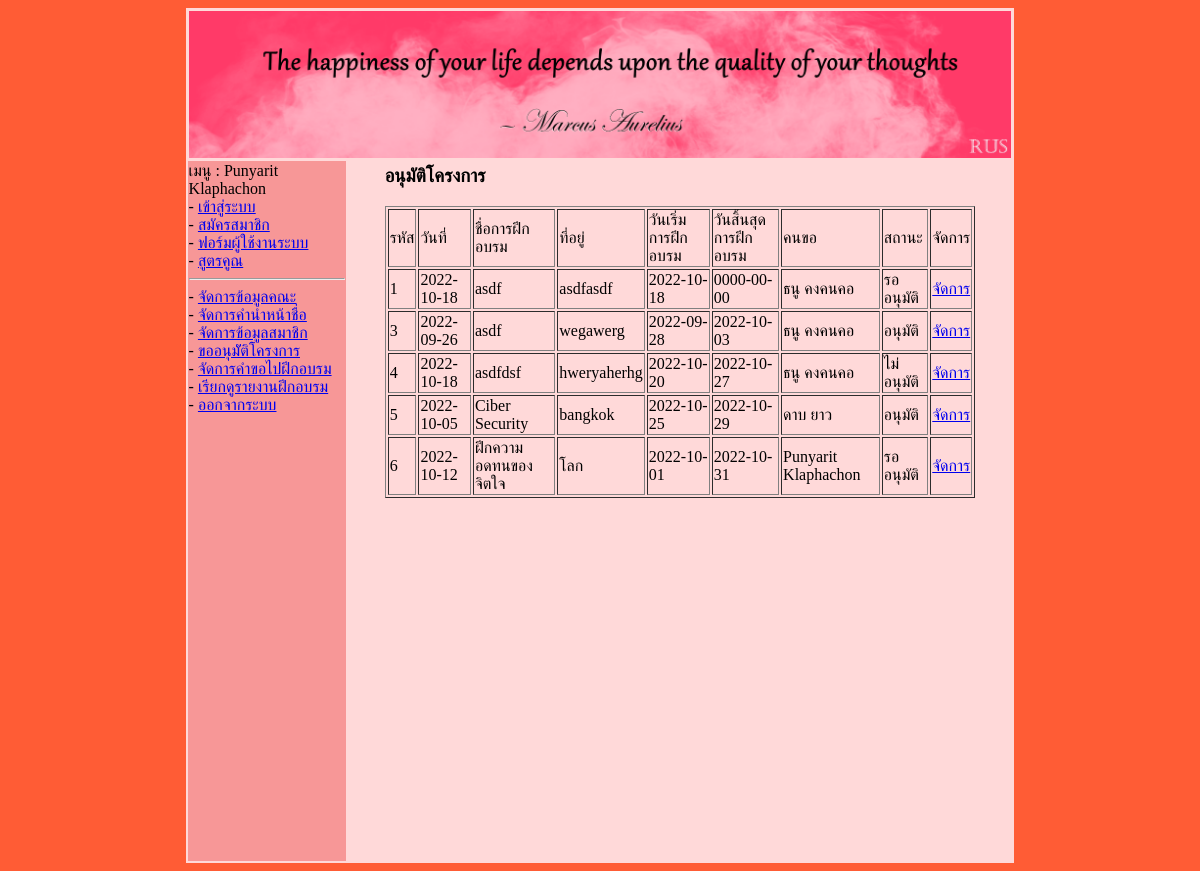
The page /train_allow.php (signed in) on the database its author committed.
### tables this page shows
CREATE TABLE `train` (
  `train_id` int(11) NOT NULL,
  `train_date` date NOT NULL,
  `train_name` varchar(255) NOT NULL,
  `train_address` varchar(255) NOT NULL,
  `train_startdate` date NOT NULL,
  `train_enddate` date NOT NULL,
  `mem_id` int(11) NOT NULL,
  `boss_id` int(11) NOT NULL,
  `train_status` int(11) NOT NULL
);

CREATE TABLE `member` (
  `mem_id` int(11) NOT NULL,
  `mem_fname` varchar(100) NOT NULL,
  `mem_lname` varchar(100) NOT NULL,
  `prefix_id` int(11) NOT NULL,
  `mem_telephone` varchar(20) NOT NULL,
  `mem_email` varchar(100) NOT NULL,
  `mem_user` varchar(30) NOT NULL,
  `mem_password` varchar(30) NOT NULL,
  `mem_status` varchar(20) NOT NULL COMMENT '1 = ผู้ดูแลระบบ, 2 = พนักงาน, 3 = ผู้ใช้ทั่วไป'
);

### train_allow.php (the view, shortened to what this page needs)
<?php
    include("./header.php");
    include("./menu.php");
    include("./sqliConnect.php");
?>
<table width="90%" align="center">
    <tr>
        <td>
            <h3>อนุมัติโครงการ</h3>
            <table border="1">
                <tr>
                    <td>รหัส</td>
                    <td>วันที่</td>
                    <td>ชื่อการฝึกอบรม</td>
                    <td>ที่อยู่</td>
                    <td>วันเริ่มการฝึกอบรม</td>
                    <td>วันสิ้นสุดการฝึกอบรม</td>
                    <td>คนขอ</td>
                    <td>สถานะ</td>
                    <td>จัดการ</td>
                </tr>
                <?php
                    $sql = "select * from train,member where train.mem_id=member.mem_id;";
                    $result = $mysqli->query($sql);
                    while ($row = $result->fetch_assoc()){
                        $train_id = $row['train_id'];
                        $train_name = $row['train_name'];
                        $train_date = $row['train_date'];
                        $train_startdate = $row['train_startdate'];
                        $train_enddate = $row['train_enddate'];
                        $train_address = $row['train_address'];
                        $train_status = $row['train_status'];
                        $mem_fname = $row['mem_fname'];
                        $mem_lname = $row['mem_lname'];
                        $status = "";
                        if ($train_status == 1){
                            $status = "รออนุมัติ";
                        }else if ($train_status == 2){
                            $status = "อนุมัติ";
                        }else if ($train_status == 3){
                            $status = "ไม่อนุมัติ";
                        }
                        echo "
                            <tr>
                                <td>$train_id</td>
                                <td>$train_date</td>
                                <td>$train_name</td>
                                <td>$train_address</td>
                                <td>$train_startdate</td>
                                <td>$train_enddate</td>
                                <td>$mem_fname $mem_lname</td>
                                <td>$status</td>
                                <td><a href=\"./train_allowedit.php?train_id=$train_id\">จัดการ</a></td>
                            </tr>
                        ";
                    }
                ?>
            </table>
        </td>
    </tr>
</table>
<?php
    include("./footer.php");
?>

### css/style.css (style rules this page uses)
body { background-color: rgb(255, 92, 53); }

### rows shown on the page
train: train_id "1", train_date "2022-10-18", train_name "asdf", train_address "asdfasdf", train_startdate "2022-10-18", train_enddate "0000-00-00", mem.mem_fname "ธนู", mem.mem_lname "คงคนคอ", train_status "รออนุมัติ"
train: train_id "3", train_date "2022-09-26", train_name "asdf", train_address "wegawerg", train_startdate "2022-09-28", train_enddate "2022-10-03", mem.mem_fname "ธนู", mem.mem_lname "คงคนคอ", train_status "อนุมัติ"
train: train_id "4", train_date "2022-10-18", train_name "asdfdsf", train_address "hweryaherhg", train_startdate "2022-10-20", train_enddate "2022-10-27", mem.mem_fname "ธนู", mem.mem_lname "คงคนคอ", train_status "ไม่อนุมัติ"
train: train_id "5", train_date "2022-10-05", train_name "Ciber Security", train_address "bangkok", train_startdate "2022-10-25", train_enddate "2022-10-29", mem.mem_fname "ดาบ", mem.mem_lname "ยาว", train_status "อนุมัติ"
train: train_id "6", train_date "2022-10-12", train_name "ฝึกความอดทนของจิตใจ", train_address "โลก", train_startdate "2022-10-01", train_enddate "2022-10-31", mem.mem_fname "Punyarit", mem.mem_lname "Klaphachon", train_status "รออนุมัติ"

### other values the page prints
$_SESSION['fname'] "Punyarit"
$_SESSION['lname'] "Klaphachon"
